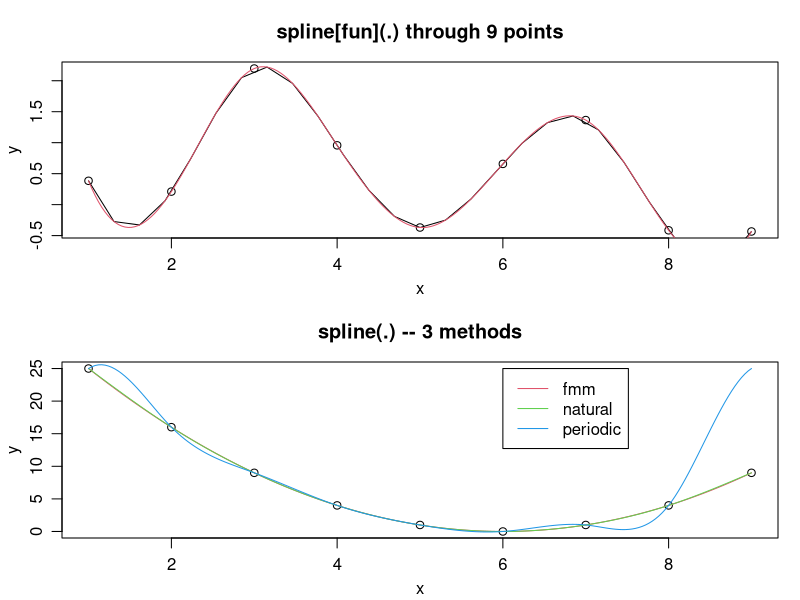
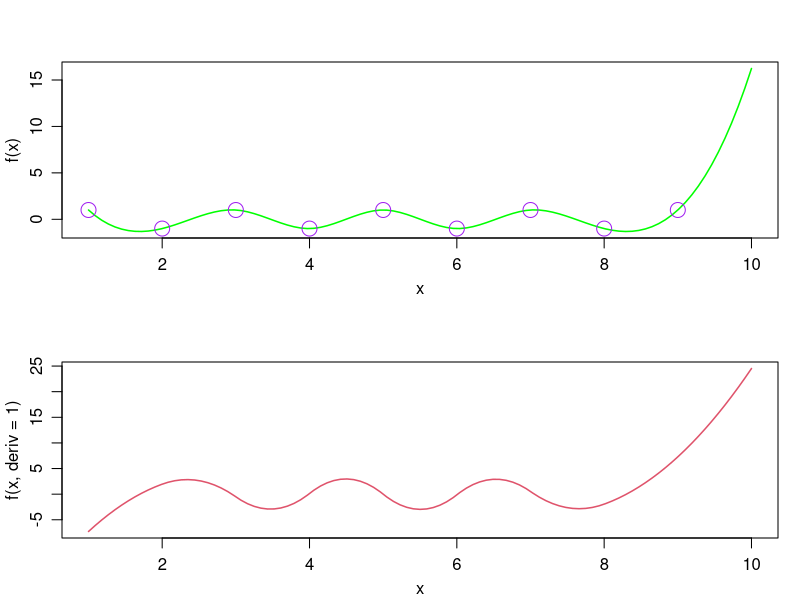
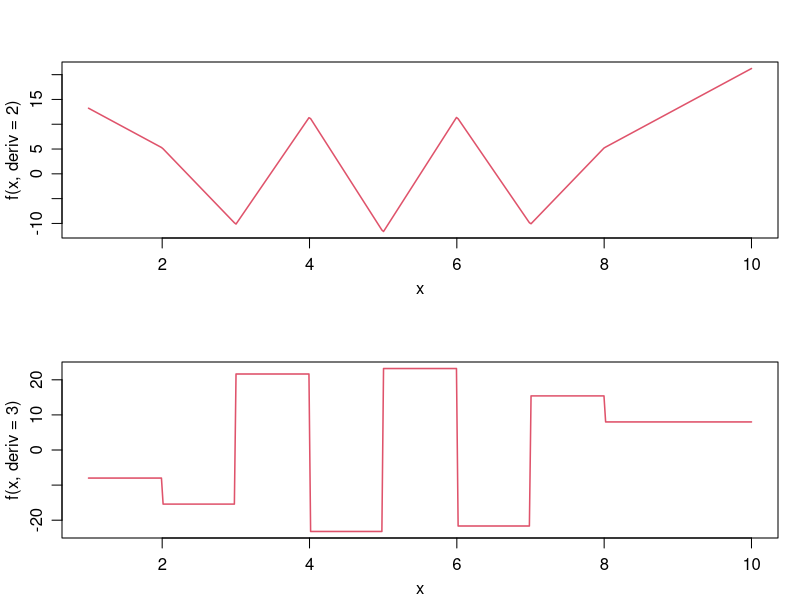
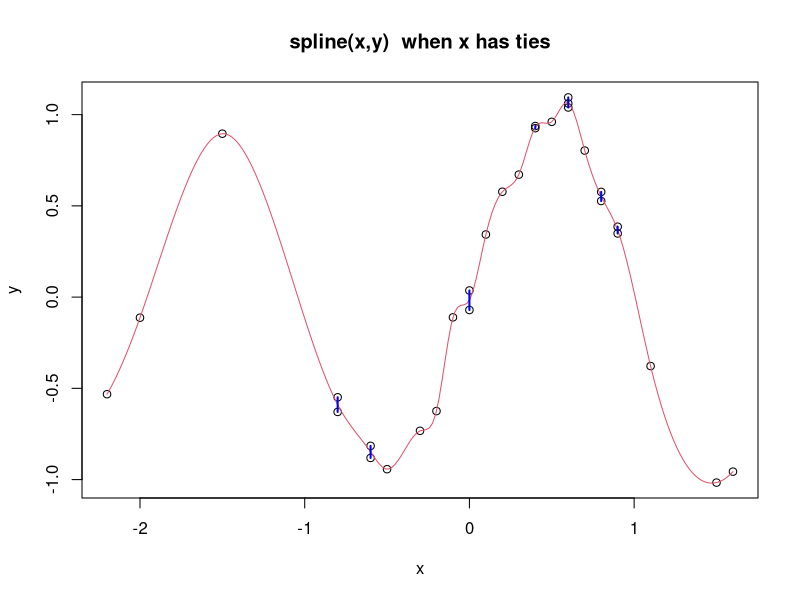
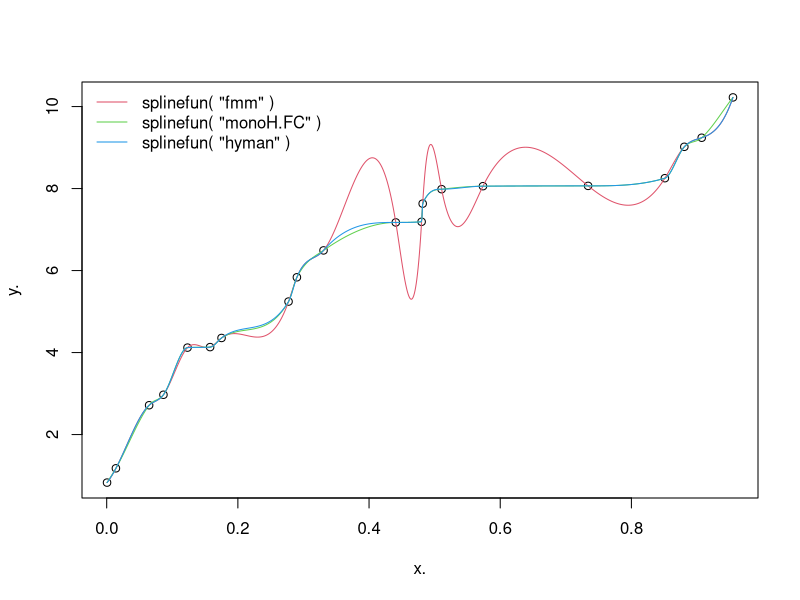
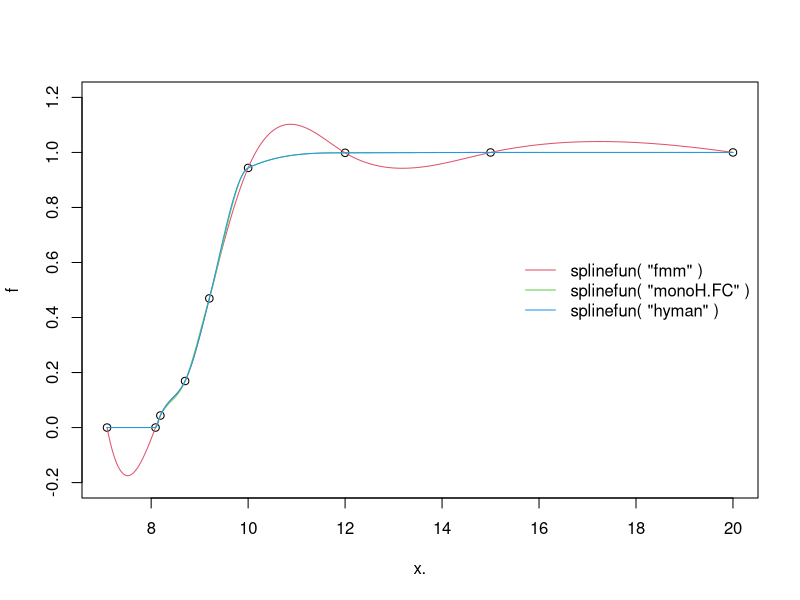
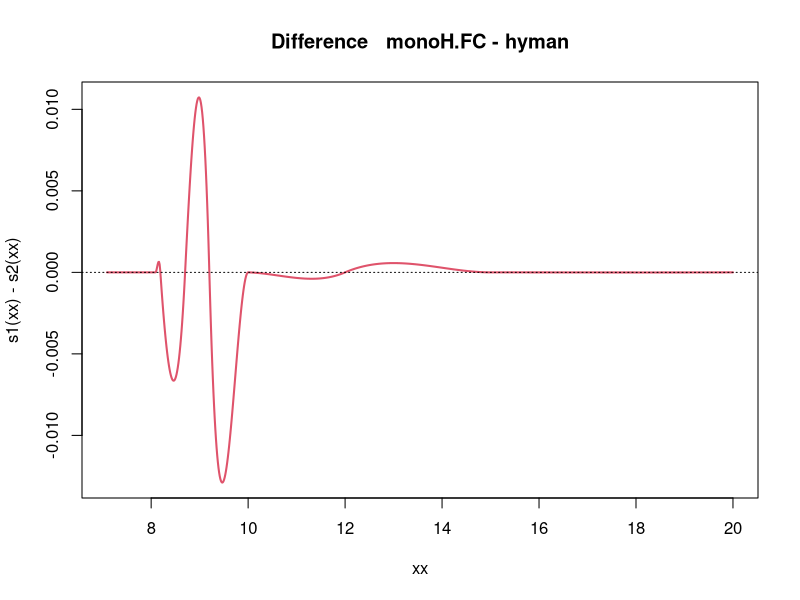
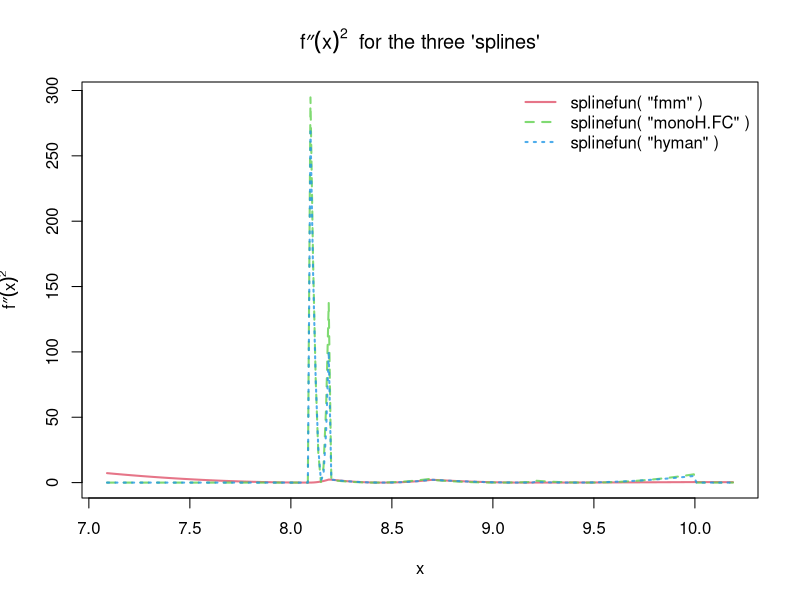

R code for these plots, in order:
require(graphics)

op <- par(mfrow = c(2, 1), mgp = c(2, .8, 0), mar = 0.1 + c(3, 3, 3, 1))
n <- 9
x <- 1:n
y <- rnorm(n)
plot(x, y, main = paste("spline[fun](.) through", n, "points"))
lines(spline(x, y))
lines(spline(x, y, n = 201), col = 2)

y <- (x - 6)^2
plot(x, y, main = "spline(.) -- 3 methods")
lines(spline(x, y, n = 201), col = 2)
lines(spline(x, y, n = 201, method = "natural"), col = 3)
lines(spline(x, y, n = 201, method = "periodic"), col = 4)
legend(6, 25, c("fmm", "natural", "periodic"), col = 2:4, lty = 1)

y <- sin((x - 0.5) * pi)
f <- splinefun(x, y)
ls(envir = environment(f))
splinecoef <- get("z", envir = environment(f))
curve(f(x), 1, 10, col = "green", lwd = 1.5)
points(splinecoef, col = "purple", cex = 2)
curve(f(x, deriv = 1), 1, 10, col = 2, lwd = 1.5)
curve(f(x, deriv = 2), 1, 10, col = 2, lwd = 1.5, n = 401)
curve(f(x, deriv = 3), 1, 10, col = 2, lwd = 1.5, n = 401)
par(op)

## Manual spline evaluation --- demo the coefficients :
.x <- splinecoef$x
u <- seq(3, 6, by = 0.25)
(ii <- findInterval(u, .x))
dx <- u - .x[ii]
f.u <- with(
       splinecoef,
       y[ii] + dx * (b[ii] + dx * (c[ii] + dx * d[ii]))
)
stopifnot(all.equal(f(u), f.u))

## An example with ties (non-unique  x values):
set.seed(1)
x <- round(rnorm(30), 1)
y <- sin(pi * x) + rnorm(30) / 10
plot(x, y, main = "spline(x,y)  when x has ties")
lines(spline(x, y, n = 201), col = 2)
## visualizes the non-unique ones:
tx <- table(x)
mx <- as.numeric(names(tx[tx > 1]))
ry <- matrix(unlist(tapply(y, match(x, mx), range, simplify = FALSE)),
       ncol = 2, byrow = TRUE
)
segments(mx, ry[, 1], mx, ry[, 2], col = "blue", lwd = 2)

## An example of monotone interpolation
n <- 20
set.seed(11)
x. <- sort(runif(n))
y. <- cumsum(abs(rnorm(n)))
plot(x., y.)
curve(splinefun(x., y.)(x), add = TRUE, col = 2, n = 1001)
curve(splinefun(x., y., method = "monoH.FC")(x), add = TRUE, col = 3, n = 1001)
curve(splinefun(x., y., method = "hyman")(x), add = TRUE, col = 4, n = 1001)
legend("topleft",
       paste0("splinefun( \"", c("fmm", "monoH.FC", "hyman"), "\" )"),
       col = 2:4, lty = 1, bty = "n"
)

## and one from Fritsch and Carlson (1980), Dougherty et al (1989)
x. <- c(7.09, 8.09, 8.19, 8.7, 9.2, 10, 12, 15, 20)
f <- c(
       0, 2.76429e-5, 4.37498e-2, 0.169183, 0.469428, 0.943740,
       0.998636, 0.999919, 0.999994
)
s0 <- splinefun(x., f)
s1 <- splinefun(x., f, method = "monoH.FC")
s2 <- splinefun(x., f, method = "hyman")
plot(x., f, ylim = c(-0.2, 1.2))
curve(s0(x), add = TRUE, col = 2, n = 1001) -> m0
curve(s1(x), add = TRUE, col = 3, n = 1001)
curve(s2(x), add = TRUE, col = 4, n = 1001)
legend("right",
       paste0("splinefun( \"", c("fmm", "monoH.FC", "hyman"), "\" )"),
       col = 2:4, lty = 1, bty = "n"
)

## they seem identical, but are not quite:
xx <- m0$x
plot(xx, s1(xx) - s2(xx),
       type = "l", col = 2, lwd = 2,
       main = "Difference   monoH.FC - hyman"
)
abline(h = 0, lty = 3)

x <- xx[xx < 10.2] ## full range: x <- xx .. does not show enough
ccol <- adjustcolor(2:4, 0.8)
matplot(x, cbind(s0(x, deriv = 2), s1(x, deriv = 2), s2(x, deriv = 2))^2,
       lwd = 2, col = ccol, type = "l", ylab = quote({
              {
                     f * second
              }(x)
       }^2),
       main = expression({
              {
                     f * second
              }(x)
       }^2 ~ " for the three 'splines'")
)
legend("topright",
       paste0("splinefun( \"", c("fmm", "monoH.FC", "hyman"), "\" )"),
       lwd = 2, col  =  ccol, lty = 1:3, bty = "n"
)